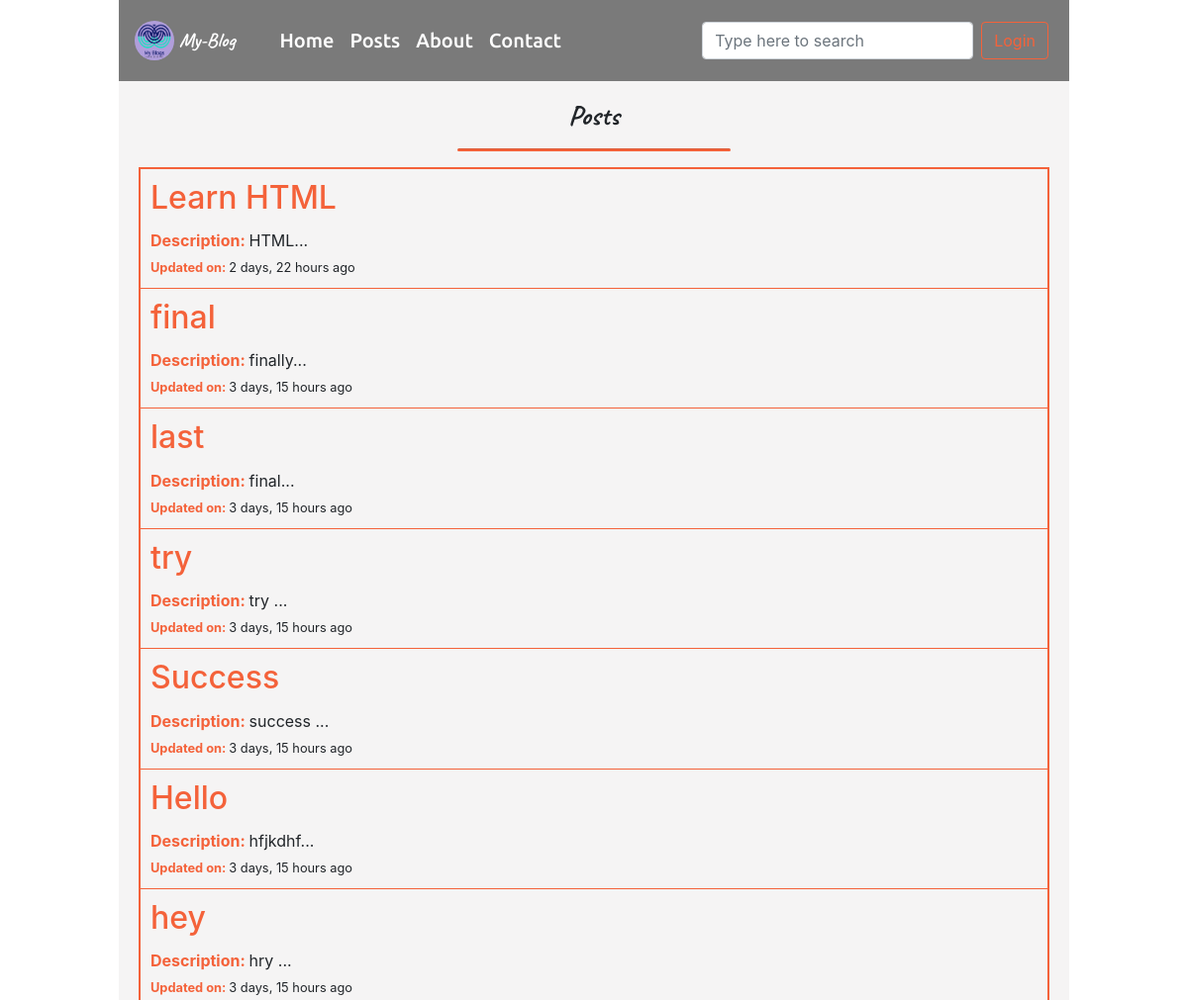
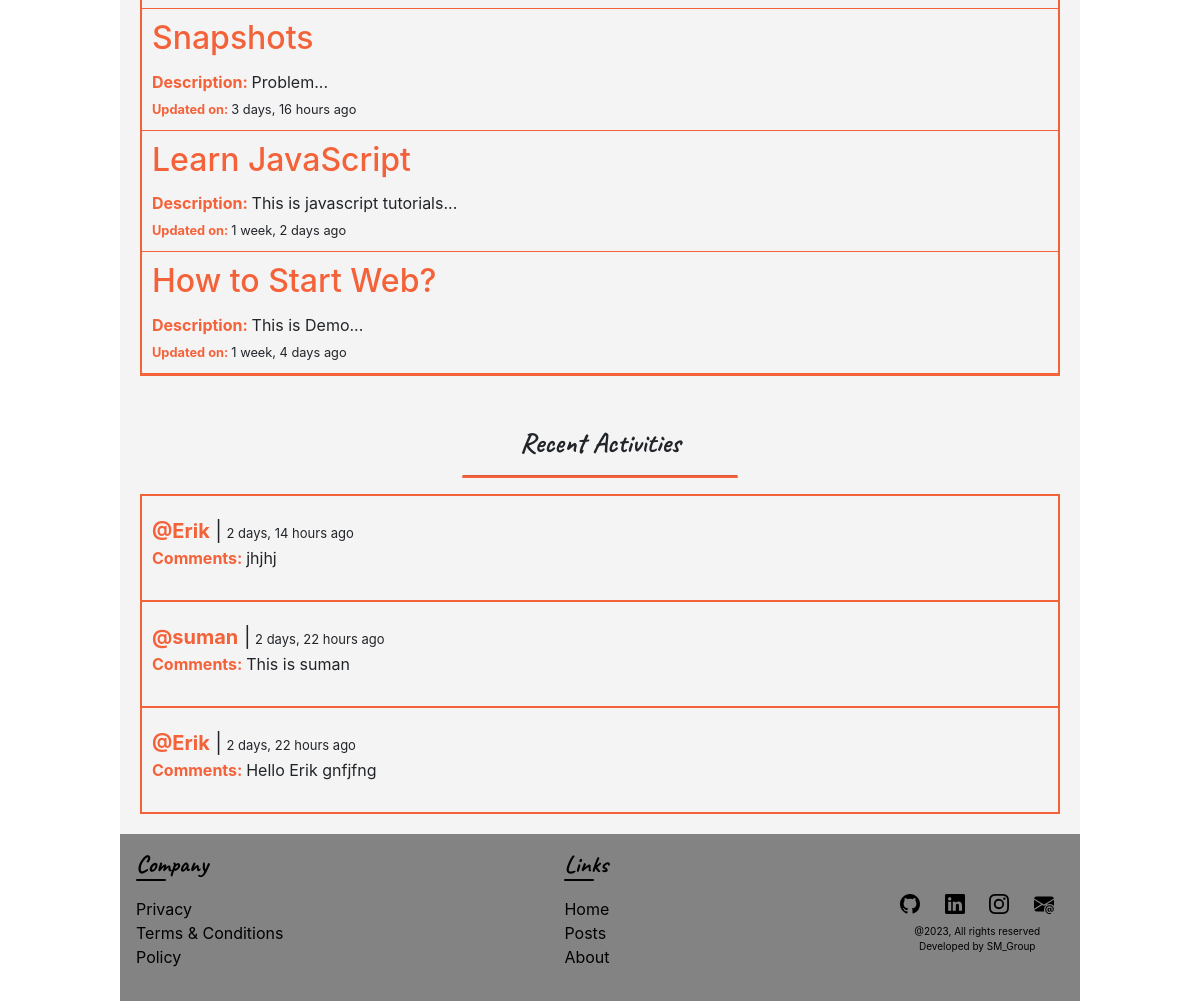
The page /all-posts/ on the database as committed earlier (2 pictures, top to bottom).
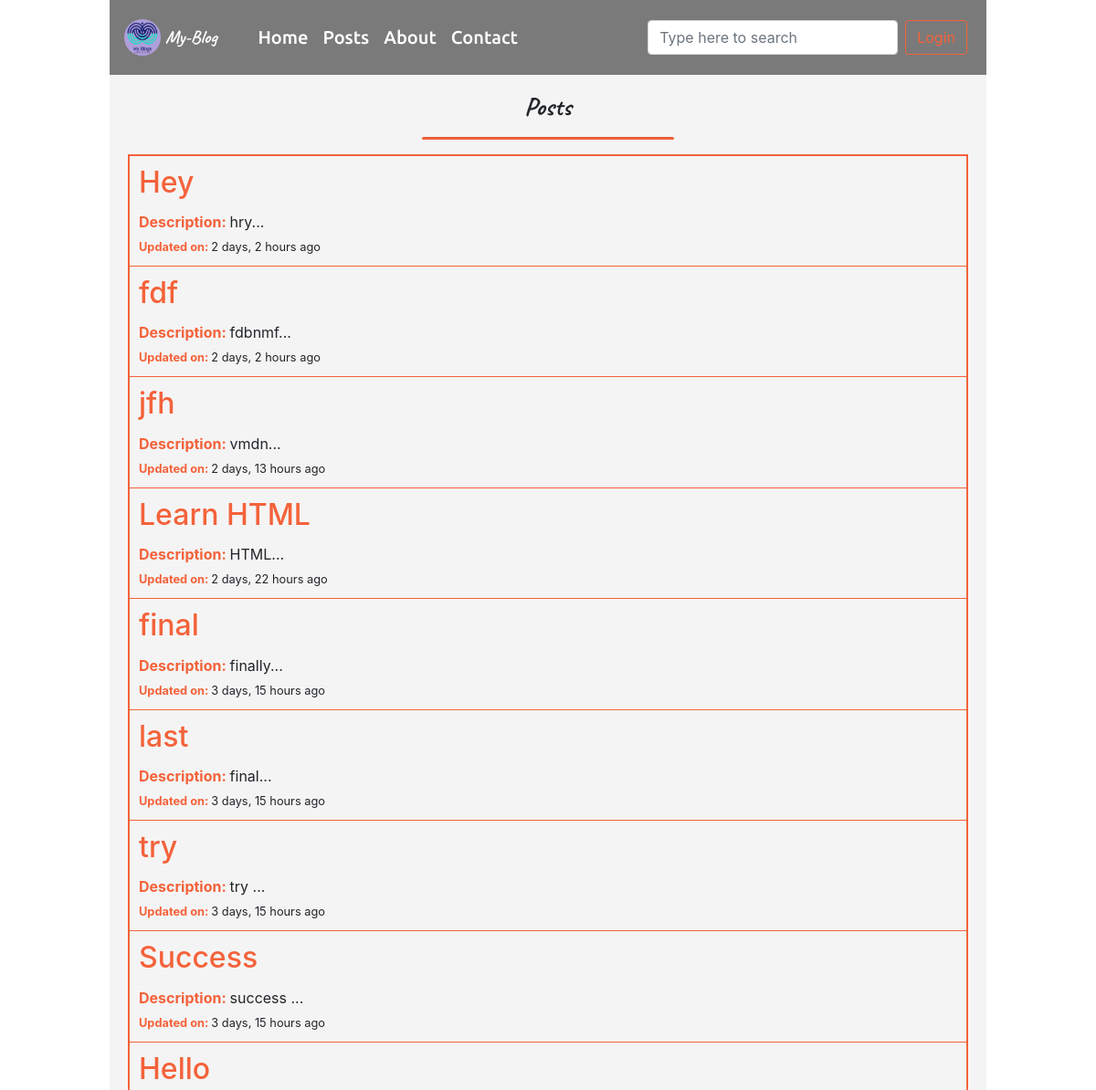
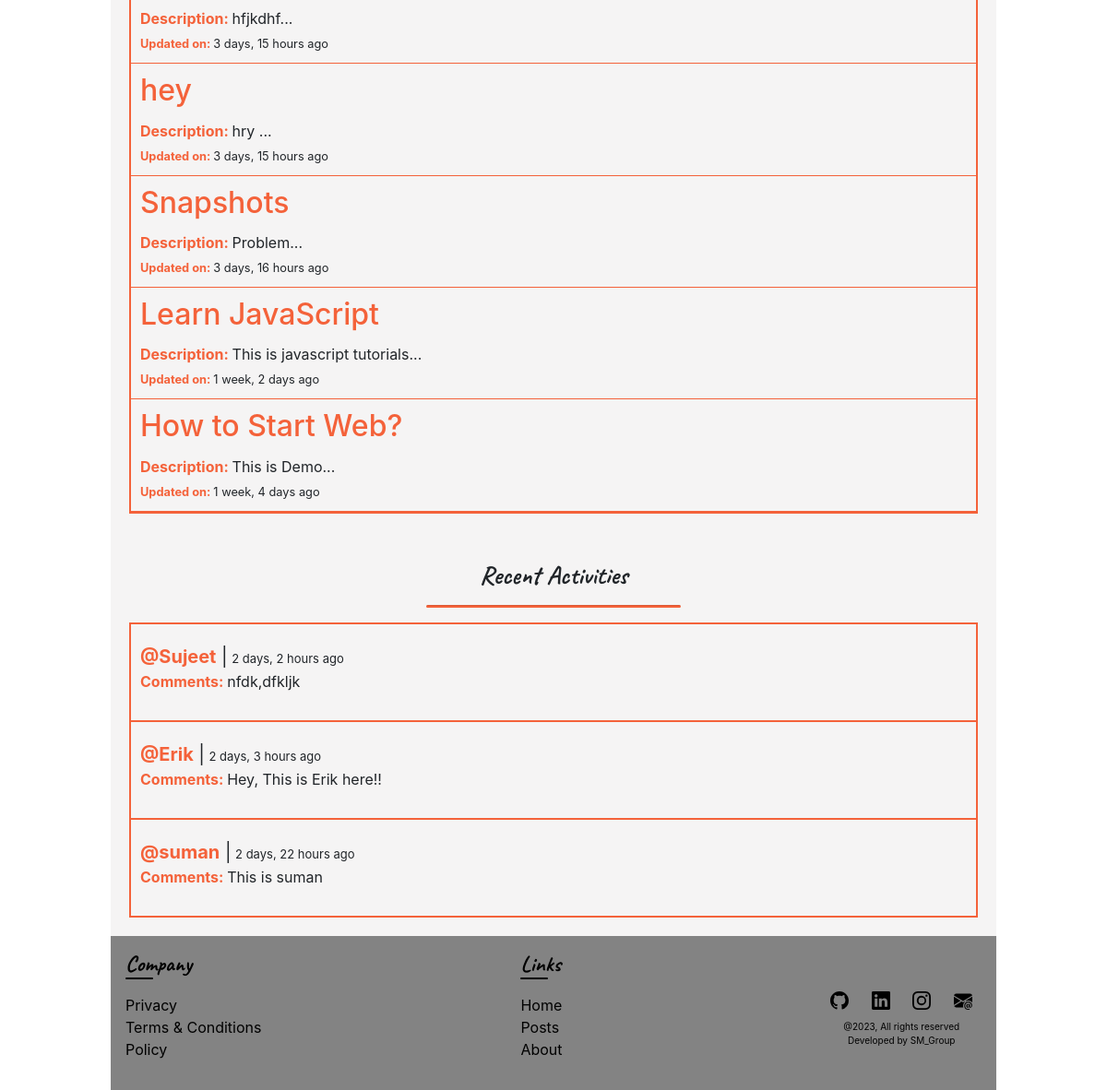
The same page on the database as committed later (2 pictures, top to bottom).
### base/models.py (models this page shows, shortened)
class posts(models.Model):
    post_title = models.CharField(max_length=200)
    post_problem = models.CharField(max_length=200)
    post_image = models.ImageField(upload_to='images/')
    post_description = models.TextField()
    post_created = models.DateTimeField(auto_now_add=True)

class logginedUser(models.Model):
    user = models.ForeignKey(User, on_delete=models.CASCADE)
    user_query = models.TextField()
    user_created = models.DateTimeField(auto_now_add=True)

### base/views.py (the view)
# urls.py: path('all-posts/', views.post, name="post"),
def post(request):
    message = "Posts Is Not Available For This Query"
    users = logginedUser.objects.all().filter()[0:10]
    query = request.GET.get('q') if request.GET.get('q') != None else ''
    if query:
        total_post = posts.objects.filter(
            Q(post_title__icontains=query)
        )
    else:
        message = ""
        total_post = posts.objects.all().order_by('-post_created').filter()[0:30]
    context = {
        'total_post': total_post,
        'users': users,
        'message': message,
    }
    return render(request, 'post.html', context)

### templates/post.html (shortened to what this page needs)
{% extends "base.html" %}
{% block content %}
<section class="main-section">
    <div>
        <h3 class="main-heading">Posts</h3>
        <hr>
        <div class="post-container">
            <div class="main-post-container">
                {% if total_post %}
                {% for post in total_post %}
                <div class="main-post">
                    <h2 class="card-title"><a href="{% url 'displayPost' post.id %}">{{post.post_title}}</a></h2>
                    <p><strong>Description: </strong> {{post.post_description | slice:":100"}}...</p>
                    <small><strong>Updated on: </strong> {{post.post_created | timesince}} ago</small>
                </div>
                {% endfor %}
                {% else %}
                <div>
                    <p style="text-align: center;">{{message}}</p>
                </div>
                {% endif %}
            </div>
        </div>
        <div class="post-activity">
            <h3 class="main-heading">Recent Activities</h3>
            <hr>
            <div class="activity-container">
                {% for user in users reversed %}
                <div class="user-comments">
                    <div class="user-subcontainer">
                        <p>
                            <span class="user-name"><a href="{% url 'post' %}"><strong>@{{user.user}}</strong></a>
                                |</span>
                            <span style="font-size: 13px !important;">{{user.user_created | timesince}} ago</span>
                        </p>
                        <p><strong>Comments: </strong> {{user.user_query}}</p>
                    </div>
                </div>
                {% endfor %}
            </div>
        </div>
    </div>
</section>
{% endblock %}

### templates/base.html (shortened to what this page needs)
<!doctype html>
{% load static %}
<html lang="en">
<head>
    <link href='https://unpkg.com/boxicons@2.1.4/css/boxicons.min.css' rel='stylesheet'>
    <link rel="stylesheet" href="https://cdn.jsdelivr.net/npm/bootstrap@4.4.1/dist/css/bootstrap.min.css"
>
    <link rel="stylesheet" href="/static/css/style.css?{% now 'U' %}">
</head>
<body>
    <nav class="navbar navbar-expand-lg navbar-light bg-light main-navbar">
        <nav class="navbar navbar-light bg-light logo-nav">
            <a class="navbar-brand" href="{% url 'home' %}">
                <img src="{% static 'images/logo.png' %}" width="40" height="40" class="d-inline-block align-top">
                My-Blog
            </a>
        </nav>
        <div class="collapse navbar-collapse" id="navbarTogglerDemo02">
            <ul class="navbar-nav mr-auto mt-2 mt-lg-0">
                <li class="nav-item">
                    <a class="nav-link " href="{% url 'home' %}">Home</a>
                </li>
                <li class="nav-item">
                    <a class="nav-link" href="{% url 'post' %}">Posts</a>
                </li>
                <li class="nav-item">
                    <a class="nav-link" href="{% url 'about' %}">About</a>
                </li>
                <li class="nav-item">
                    <a class="nav-link" href="{% url 'contact' %}">Contact</a>
                </li>
            </ul>
            <form class="form-inline my-2 my-lg-0" method="get">
                <input class="form-control mr-sm-2" type="search" name="q" placeholder="Type here to search">
            </form>
            {% if user.is_authenticated %}
            <a href="{% url 'logout' %}"><button
                    class="btn btn-outline search-btn-color my-2 my-sm-0">Logout</button></a>
            {% else %}
            <a href="{% url 'login' %}"><button class="btn btn-outline search-btn-color my-2 my-sm-0">Login</button></a>
            {% endif %}
        </div>
    </nav>
    {% block content %}
    {% endblock %}
    <footer>
        <div class="company">
            <h4>Company</h4>
            <ul>
                <li><a href="">Privacy</a></li>
                <li><a href="">Terms & Conditions</a></li>
                <li><a href="">Policy</a></li>
            </ul>
        </div>
        <div class="links">
            <h4>Links</h4>
            <ul>
                <li><a href="{% url 'home' %}">Home</a></li>
                <li><a href="{% url 'post' %}">Posts</a></li>
                <li><a href="{% url 'about' %}">About</a></li>
            </ul>
        </div>
        <div>
            <div class="media-icons">
                <span><a href="https://github.com/Sujeet2003" target="_blank"><img src="{% static 'icons/github.svg' %}"
                            alt=""></a></span>
                <span><a href="https://www.linkedin.com/in/sujeet-kumar-005561286/" target="_blank"><img
                            src="{% static 'icons/linkedin.svg' %}" alt=""></a></span>
                <span><a href=""><img src="{% static 'icons/instagram.svg' %}" alt=""></a></span>
                <span><a href="https://mail.google.com/mail/u/0/#inbox" target="_blank"><img
                            src="{% static 'icons/email.svg' %}" alt=""></a></span>
            </div>
            <div class="footer-rights">
                <p>@2023, All rights reserved</p>
                <p>Developed by SM_Group</p>
            </div>
        </div>
    </footer>
</body>
</html>

### static/css/style.css (style rules this page uses)
:root { --primary-font: 'ubuntu'; --secondary-font: 'poppins'; --cursive-font: 'caveat'; --orange-color: #f4623a; }
* { list-style-type: none; text-decoration: none !important; }
body { width: 80%; box-sizing: border-box; margin: 0 auto; }
hr { height: 2px; background-color: var(--orange-color); width: 30%; border-radius: 20px; }
.main-navbar { position: fixed; width: 80%; padding: 0.5rem; z-index: 100; background-color: rgba(0, 0, 0, 0.5) !important; }
.logo-nav { background-color: transparent !important; padding: 0.5rem; }
.main-navbar a { color: white !important; }
.navbar-brand { font-family: var(--cursive-font); display: flex; align-items: center; font-weight: bold; }
.navbar-brand img { margin-right: 5px; border-radius: 50%; }
.navbar-nav .nav-link { font-family: 'ubuntu'; transition: .2s; font-size: 20px; }
#navbarTogglerDemo02 { margin: 0 13px; }
.search-btn-color { border-color: var(--orange-color); color: var(--orange-color); }
footer { display: flex; justify-content: space-between; align-items: center; background-color: rgba(49, 49, 49, 0.6); color: #000; padding: 1rem; }
footer a { color: #000; }
footer ul { padding: 0; }
footer .company h4, footer .links h4 { font-family: var(--cursive-font); margin-bottom: 1rem; font-weight: bold; }
footer .company h4::after, footer .links h4::after { content: ''; display: block; border-radius: 10px; padding: 0 10px; width: 30px; height: 2px; background-color: #000; }
footer .media-icons span { padding: 0 10px; }
footer .media-icons { margin: 10px 0; }
footer .media-icons span img { height: 20px; }
footer .footer-rights p { font-size: 10px; margin-bottom: 0; text-align: center; }
.main-heading { font-family: var(--cursive-font); display: flex; flex-direction: column; justify-content: center; align-items: center; font-weight: bold; }
.main-section { min-height: 100vh; padding: 20px; padding-top: 100px; background-color: rgb(245, 244, 244); }
.post-container { display: flex; flex-direction: column; border: 2px solid var(--orange-color); }
.post-container .main-post p, .display-post-container p { margin-bottom: 2px !important; }
.post-container .main-post-container .main-post { padding: 10px; border-bottom: 1px solid var(--orange-color); }
.card-title, .card-title a { color: var(--orange-color) !important; transition: .3s; }
.post-activity { margin-top: 50px; }
.activity-container { border-left: 2px solid var(--orange-color); border-right: 2px solid var(--orange-color); border-top: 2px solid var(--orange-color); }
.user-comments { border-bottom: 2px solid var(--orange-color); }
.user-comments p { margin-bottom: 0 !important; }
.user-comments p:nth-child(2) { margin-bottom: 10px !important; }
.user-comments .user-name { font-size: 20px; }
.user-subcontainer { padding: 20px 10px; }
.about-section .first-part h1, strong { color: var(--orange-color); }

Rows that differ between the two databases and show on the page:
removed logginedUser: user "Erik", user_created "2 days, 14 hours", user_query "jhjhj"
removed logginedUser: user "Erik", user_created "2 days, 22 hours", user_query "Hello Erik gnfjfng"
added posts: post_title "Hey", post_description "hry", post_created "2 days, 2 hours"
added posts: post_title "fdf", post_description "fdbnmf", post_created "2 days, 2 hours"
added posts: post_title "jfh", post_description "vmdn", post_created "2 days, 13 hours"
added logginedUser: user "Sujeet", user_created "2 days, 2 hours", user_query "nfdk,dfkljk"
added logginedUser: user "Erik", user_created "2 days, 3 hours", user_query "Hey, This is Erik here!!"
